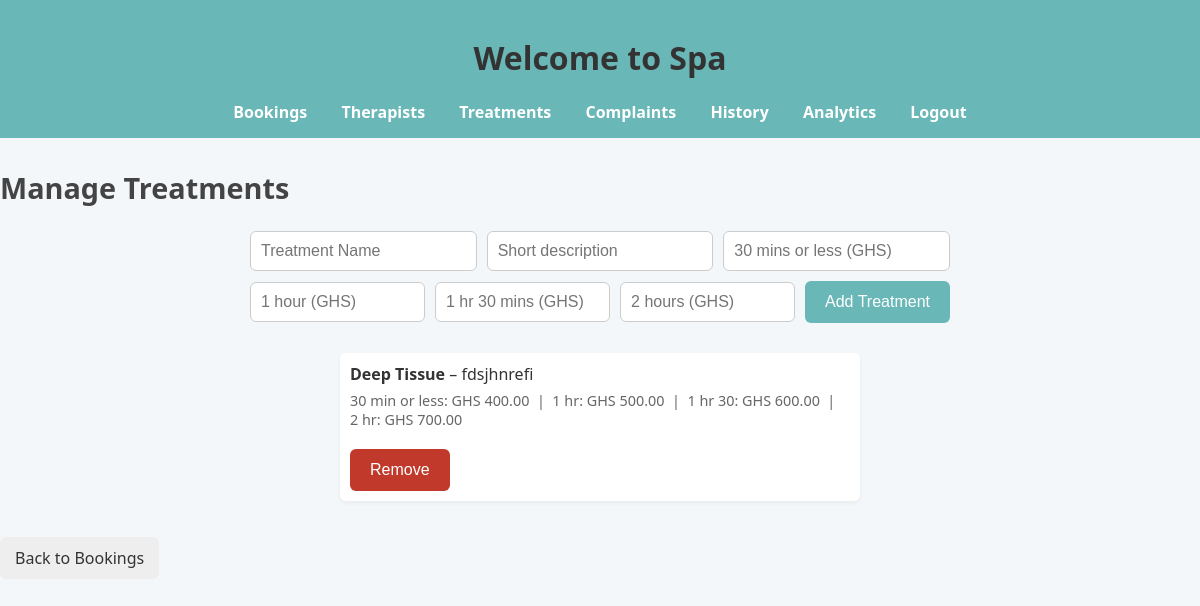
The app's page /admin/treatments (signed in) with its own data.
### models.py (models this page shows)
class Treatment(db.Model):
    id = db.Column(db.Integer, primary_key=True)
    name = db.Column(db.String(100), nullable=False)
    description = db.Column(db.String(300))
    price_30 = db.Column(db.Float, default=0.0)   # 30 mins or less
    price_60 = db.Column(db.Float, default=0.0)   # 1 hour
    price_90 = db.Column(db.Float, default=0.0)   # 1 hr 30 mins
    price_120 = db.Column(db.Float, default=0.0)  # 2 hours

### spa_app.py (the view, shortened to what this page needs)
@app.route('/admin/treatments', methods=['GET', 'POST'])
@login_required
def admin_treatments():
    treatments = Treatment.query.all()
    return render_template('admin_treatments.html', treatments=treatments)

### spa_app.py (called while the page is built)
@login_manager.user_loader
def load_user(user_id):
    return User.query.get(int(user_id))

### templates/admin_treatments.html (shortened to what this page needs)
<!DOCTYPE html>
<html>
<head>
  <link rel="stylesheet" href="{{ url_for('static', filename='style.css') }}">
</head>
<body>
  <header>
    <h1>Welcome to Spa</h1>
    <nav>
      <a href="{{ url_for('admin') }}">Bookings</a>
      <a href="{{ url_for('admin_therapists') }}">Therapists</a>
      <a href="{{ url_for('admin_treatments') }}">Treatments</a>
      <a href="{{ url_for('admin_complaints') }}">Complaints</a>
      <a href="{{ url_for('admin_history') }}">History</a>
      <a href="{{ url_for('admin_analytics') }}">Analytics</a>
      <a href="{{ url_for('logout') }}">Logout</a>
    </nav>
  </header>
  <h2>Manage Treatments</h2>
  <form method="POST" action="{{ url_for('admin_treatments') }}" class="admin-add-form">
    <input type="text" name="name" placeholder="Treatment Name" required>
    <input type="text" name="description" placeholder="Short description">
    <input type="number" name="price_30" placeholder="30 mins or less (GHS)" min="0" step="0.01">
    <input type="number" name="price_60" placeholder="1 hour (GHS)" min="0" step="0.01">
    <input type="number" name="price_90" placeholder="1 hr 30 mins (GHS)" min="0" step="0.01">
    <input type="number" name="price_120" placeholder="2 hours (GHS)" min="0" step="0.01">
    <button type="submit">Add Treatment</button>
  </form>
  <ul>
    {% for t in treatments %}
    <li>
      <strong>{{ t.name }}</strong>{% if t.description %} – {{ t.description }}{% endif %}
      <div class="treatment-price-list">
        30 min or less: GHS {{ '%.2f' | format(t.price_30 or 0) }} &nbsp;|&nbsp;
        1 hr: GHS {{ '%.2f' | format(t.price_60 or 0) }} &nbsp;|&nbsp;
        1 hr 30: GHS {{ '%.2f' | format(t.price_90 or 0) }} &nbsp;|&nbsp;
        2 hr: GHS {{ '%.2f' | format(t.price_120 or 0) }}
      </div>
      <form method="POST" action="{{ url_for('delete_treatment', treatment_id=t.id) }}" style="display:inline;">
        <button type="submit" class="delete-btn">Remove</button>
      </form>
    </li>
    {% else %}
    <li>No treatments added yet.</li>
    {% endfor %}
  </ul>
  <a href="{{ url_for('admin') }}" class="back-btn">Back to Bookings</a>
</body>
</html>

### static/style.css (style rules this page uses)
body { font-family: 'Segoe UI', Arial, sans-serif; background: #f4f7f9; margin: 0; padding: 0; color: #333; }
header { background: #6ab7b7; padding: 15px; text-align: center; }
nav a { margin: 0 15px; color: white; font-weight: bold; text-decoration: none; transition: color 0.3s ease; }
h2 { margin-top: 30px; font-size: 1.8em; color: #444; }
.treatment-price-list { color: #666; font-size: 0.9em; margin: 6px 0 10px; }
form { margin-top: 20px; }
form input, form select { padding: 10px; margin: 10px 0; width: 80%; border: 1px solid #ccc; border-radius: 6px; font-size: 1em; }
form button { background: #6ab7b7; color: white; border: none; padding: 12px 20px; border-radius: 6px; font-size: 1em; cursor: pointer; transition: background 0.3s ease; }
.back-btn { display: inline-block; margin-top: 20px; padding: 10px 15px; background-color: #eee; color: #333; text-decoration: none; border-radius: 6px; transition: background 0.3s ease; }
ul { list-style: none; padding: 0; }
ul li { background: #fff; margin: 5px auto; padding: 10px; max-width: 500px; border-radius: 6px; box-shadow: 0 2px 4px rgba(0,0,0,0.05); }
.admin-add-form { display: flex; flex-wrap: wrap; gap: 10px; justify-content: center; align-items: center; max-width: 700px; margin: 15px auto 30px; }
.admin-add-form input { width: auto; flex: 1; min-width: 150px; margin: 0; }
.delete-btn { background: #c0392b; margin-top: 10px; }

### records on screen
Treatment: name "Deep Tissue", description "fdsjhnrefi", price_30 "400.00", price_60 "500.00", price_90 "600.00", price_120 "700.00"
